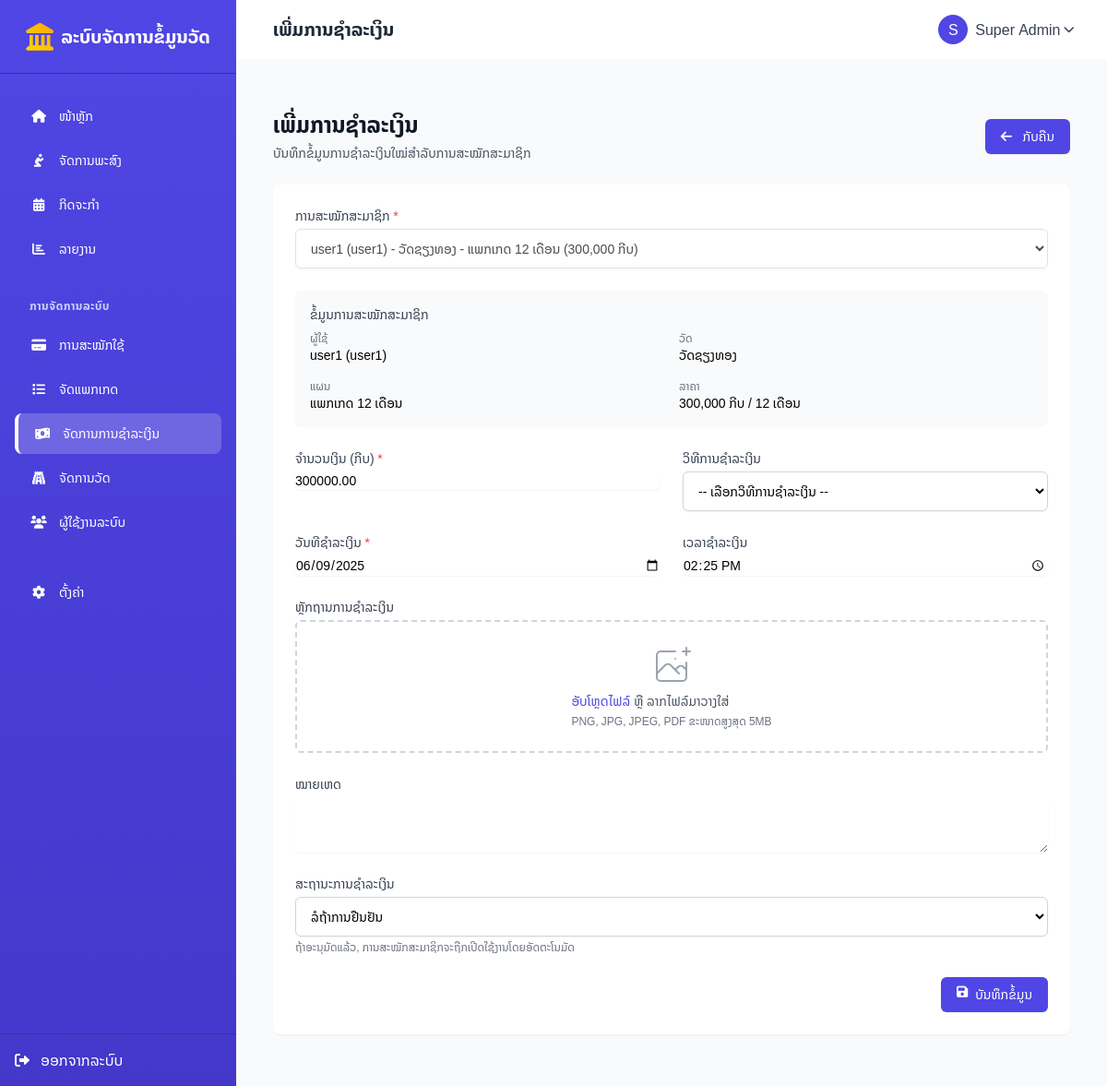
/subscription_payments/create.php?subscription_id=2 (signed in), run on the app's committed database.
### tables this page shows
CREATE TABLE `subscriptions` (
  `id` int(11) NOT NULL,
  `user_id` int(11) NOT NULL,
  `temple_id` int(11) DEFAULT NULL,
  `plan_id` int(11) DEFAULT NULL,
  `status` enum('active','expired','cancelled','pending') NOT NULL DEFAULT 'pending',
  `start_date` date NOT NULL,
  `end_date` date NOT NULL,
  `amount` decimal(10,2) NOT NULL DEFAULT 0.00,
  `payment_method` varchar(50) DEFAULT NULL,
  `payment_reference` varchar(100) DEFAULT NULL,
  `notes` text DEFAULT NULL,
  `created_at` datetime NOT NULL DEFAULT current_timestamp(),
  `updated_at` datetime DEFAULT NULL ON UPDATE current_timestamp()
);

CREATE TABLE `users` (
  `id` int(11) NOT NULL,
  `temple_id` int(11) DEFAULT NULL,
  `username` varchar(50) NOT NULL,
  `password` varchar(255) NOT NULL,
  `name` varchar(100) DEFAULT NULL,
  `role` enum('superadmin','admin','user') DEFAULT NULL,
  `created_at` datetime DEFAULT current_timestamp(),
  `email` varchar(255) DEFAULT NULL,
  `phone` varchar(20) DEFAULT NULL
);

CREATE TABLE `temples` (
  `id` int(11) NOT NULL,
  `name` varchar(255) NOT NULL,
  `address` text DEFAULT NULL,
  `district` varchar(100) DEFAULT NULL,
  `province` varchar(100) DEFAULT NULL,
  `phone` varchar(50) DEFAULT NULL,
  `email` varchar(255) DEFAULT NULL,
  `website` varchar(255) DEFAULT NULL,
  `founding_date` date DEFAULT NULL,
  `abbot_name` varchar(255) DEFAULT NULL,
  `description` text DEFAULT NULL,
  `photo` varchar(255) DEFAULT NULL,
  `logo` varchar(255) DEFAULT NULL,
  `latitude` decimal(10,8) DEFAULT NULL,
  `longitude` decimal(11,8) DEFAULT NULL,
  `status` enum('active','inactive') DEFAULT 'active',
  `created_at` timestamp NOT NULL DEFAULT current_timestamp(),
  `updated_at` timestamp NOT NULL DEFAULT current_timestamp() ON UPDATE current_timestamp()
);

CREATE TABLE `subscription_plans` (
  `id` int(11) NOT NULL,
  `name` varchar(100) NOT NULL,
  `description` text DEFAULT NULL,
  `price` decimal(10,2) NOT NULL DEFAULT 0.00,
  `duration_months` int(11) NOT NULL DEFAULT 1,
  `features` text DEFAULT NULL,
  `status` enum('active','inactive') NOT NULL DEFAULT 'active',
  `created_at` datetime NOT NULL DEFAULT current_timestamp(),
  `updated_at` timestamp NULL DEFAULT current_timestamp() ON UPDATE current_timestamp()
);

### config/base_url.php (called while the page is built)
<?php
$base_url = "http://localhost/temples/";
?>

### subscription_payments/create.php (the view, shortened to what this page needs)
<?php
require_once '../config/db.php';
require_once '../config/base_url.php';
require_once '../includes/header.php';
$is_superadmin = $_SESSION['user']['role'] === 'superadmin';
$is_admin = $_SESSION['user']['role'] === 'admin';
$temple_id = $_SESSION['user']['temple_id'] ?? null;
$subscription_id = isset($_GET['subscription_id']) && is_numeric($_GET['subscription_id']) ? (int)$_GET['subscription_id'] : null;
$subscription = null;
$subscription_sql = "
    SELECT s.id, s.user_id, s.temple_id, s.plan_id, s.status, s.start_date, s.end_date,
           u.username, u.name as user_name,
           t.name as temple_name,
           p.name as plan_name, p.price, p.duration_months
    FROM subscriptions s
    JOIN users u ON s.user_id = u.id
    JOIN temples t ON s.temple_id = t.id
    JOIN subscription_plans p ON s.plan_id = p.id
    WHERE s.status IN ('active', 'pending', 'expired')
";
if ($is_admin && !$is_superadmin) {
    $subscription_sql .= " AND s.temple_id = ?";
    $stmt = $pdo->prepare($subscription_sql);
    $stmt->execute([$temple_id]);
} else {
    $stmt = $pdo->query($subscription_sql);
}
$subscriptions = $stmt->fetchAll();
if ($subscription_id) {
    $stmt = $pdo->prepare("
        SELECT s.id, s.user_id, s.temple_id, s.plan_id, s.status, s.start_date, s.end_date,
               u.username, u.name as user_name,
               t.name as temple_name,
               p.name as plan_name, p.price, p.duration_months
        FROM subscriptions s
        JOIN users u ON s.user_id = u.id
        JOIN temples t ON s.temple_id = t.id
        JOIN subscription_plans p ON s.plan_id = p.id
        WHERE s.id = ?
    ");
    $stmt->execute([$subscription_id]);
    $subscription = $stmt->fetch();
}
?>
<div class="max-w-4xl mx-auto px-4 py-8">
    <div class="flex justify-between items-center mb-6">
        <div>
            <h1 class="text-2xl font-bold text-gray-900">ເພີ່ມການຊຳລະເງິນ</h1>
            <p class="mt-1 text-sm text-gray-600">ບັນທຶກຂໍ້ມູນການຊຳລະເງິນໃໝ່ສຳລັບການສະໝັກສະມາຊິກ</p>
        </div>
        <a href="<?= $base_url ?>subscription_payments/" class="py-2 px-4 border border-transparent rounded-md shadow-sm text-sm font-medium text-white bg-indigo-600 hover:bg-indigo-700 focus:outline-none focus:ring-2 focus:ring-offset-2 focus:ring-indigo-500">
            <i class="fas fa-arrow-left mr-2"></i> ກັບຄືນ
        </a>
    </div>
    <div class="bg-white shadow-sm rounded-lg overflow-hidden">
        <form method="post" enctype="multipart/form-data" class="p-6">
            <div class="grid grid-cols-1 gap-6">
                <div>
                    <label for="subscription_id" class="block text-sm font-medium text-gray-700 mb-1">ການສະໝັກສະມາຊິກ <span class="text-red-500">*</span></label>
                    <select name="subscription_id" id="subscription_id" required class="mt-1 block w-full py-2 px-3 border border-gray-300 bg-white rounded-md shadow-sm focus:outline-none focus:ring-indigo-500 focus:border-indigo-500 sm:text-sm" <?= $subscription_id ? 'disabled' : '' ?>>
                        <?php foreach ($subscriptions as $sub): ?>
                        <option value="<?= $sub['id'] ?>" <?= ($subscription_id == $sub['id']) ? 'selected' : '' ?>>
                            <?= htmlspecialchars($sub['user_name']) ?> (<?= htmlspecialchars($sub['username']) ?>) -
                        </option>
                        <?php endforeach; ?>
                    </select>
                </div>
                <?php if ($subscription): ?>
                <div class="bg-gray-50 p-4 rounded-md">
                    <h3 class="text-sm font-medium text-gray-700 mb-2">ຂໍ້ມູນການສະໝັກສະມາຊິກ</h3>
                    <div class="grid grid-cols-1 md:grid-cols-2 gap-4">
                        <div>
                            <p class="text-xs text-gray-500">ຜູ້ໃຊ້</p>
                            <p class="text-sm font-medium"><?= htmlspecialchars($subscription['user_name']) ?> (<?= htmlspecialchars($subscription['username']) ?>)</p>
                        </div>
                        <div>
                            <p class="text-xs text-gray-500">ວັດ</p>
                            <p class="text-sm font-medium"><?= htmlspecialchars($subscription['temple_name']) ?></p>
                        </div>
                        <div>
                            <p class="text-xs text-gray-500">ແຜນ</p>
                            <p class="text-sm font-medium"><?= htmlspecialchars($subscription['plan_name']) ?></p>
                        </div>
                        <div>
                            <p class="text-xs text-gray-500">ລາຄາ</p>
                            <p class="text-sm font-medium"><?= number_format($subscription['price']) ?> ກີບ / <?= $subscription['duration_months'] ?> ເດືອນ</p>
                        </div>
                    </div>
                </div>
                <?php endif; ?>
                <div class="grid grid-cols-1 md:grid-cols-2 gap-6">
                    <div>
                        <label for="amount" class="block text-sm font-medium text-gray-700 mb-1">ຈຳນວນເງິນ (ກີບ) <span class="text-red-500">*</span></label>
                        <input type="number" name="amount" id="amount" required min="1" value="<?= isset($_POST['amount']) ? htmlspecialchars($_POST['amount']) : ($subscription ? $subscription['price'] : '') ?>" class="mt-1 focus:ring-indigo-500 focus:border-indigo-500 block w-full shadow-sm sm:text-sm border-gray-300 rounded-md">
                    </div>
                    <div>
                        <label for="payment_method" class="block text-sm font-medium text-gray-700 mb-1">ວິທີການຊຳລະເງິນ</label>
                        <select name="payment_method" id="payment_method" class="mt-1 block w-full py-2 px-3 border border-gray-300 bg-white rounded-md shadow-sm focus:outline-none focus:ring-indigo-500 focus:border-indigo-500 sm:text-sm">
                            <option value="">-- ເລືອກວິທີການຊຳລະເງິນ --</option>
                        </select>
                    </div>
                </div>
                <div class="grid grid-cols-1 md:grid-cols-2 gap-6">
                    <div>
                        <label for="payment_date" class="block text-sm font-medium text-gray-700 mb-1">ວັນທີຊຳລະເງິນ <span class="text-red-500">*</span></label>
                        <input type="date" name="payment_date" id="payment_date" required value="<?= isset($_POST['payment_date']) ? htmlspecialchars($_POST['payment_date']) : date('Y-m-d') ?>" class="mt-1 focus:ring-indigo-500 focus:border-indigo-500 block w-full shadow-sm sm:text-sm border-gray-300 rounded-md">
                    </div>
                    <div>
                        <label for="payment_time" class="block text-sm font-medium text-gray-700 mb-1">ເວລາຊຳລະເງິນ</label>
                        <input type="time" name="payment_time" id="payment_time" value="<?= isset($_POST['payment_time']) ? htmlspecialchars($_POST['payment_time']) : date('H:i') ?>" class="mt-1 focus:ring-indigo-500 focus:border-indigo-500 block w-full shadow-sm sm:text-sm border-gray-300 rounded-md">
                    </div>
                </div>
                <div>
                    <label for="payment_proof" class="block text-sm font-medium text-gray-700 mb-1">ຫຼັກຖານການຊຳລະເງິນ</label>
                    <div class="mt-1 flex justify-center px-6 pt-5 pb-6 border-2 border-gray-300 border-dashed rounded-md">
                        <div class="space-y-1 text-center">
                            <div class="flex text-sm text-gray-600">
                                <label for="payment_proof" class="relative cursor-pointer bg-white rounded-md font-medium text-indigo-600 hover:text-indigo-500 focus-within:outline-none focus-within:ring-2 focus-within:ring-offset-2 focus-within:ring-indigo-500">
                                    <span>ອັບໂຫຼດໄຟລ໌</span>
                                </label>
                                <p class="pl-1">ຫຼື ລາກໄຟລ໌ມາວາງໃສ່</p>
                            </div>
                            <p class="text-xs text-gray-500">PNG, JPG, JPEG, PDF ຂະໜາດສູງສຸດ 5MB</p>
                        </div>
                    </div>
                </div>
                <div>
                    <label for="notes" class="block text-sm font-medium text-gray-700 mb-1">ໝາຍເຫດ</label>
                    <textarea name="notes" id="notes" rows="3" class="mt-1 focus:ring-indigo-500 focus:border-indigo-500 block w-full shadow-sm sm:text-sm border-gray-300 rounded-md"><?= isset($_POST['notes']) ? htmlspecialchars($_POST['notes']) : '' ?></textarea>
                </div>
                <div>
                    <label for="status" class="block text-sm font-medium text-gray-700 mb-1">ສະຖານະການຊຳລະເງິນ</label>
                    <select name="status" id="status" class="mt-1 block w-full py-2 px-3 border border-gray-300 bg-white rounded-md shadow-sm focus:outline-none focus:ring-indigo-500 focus:border-indigo-500 sm:text-sm">
                        <option value="pending" <?= (isset($_POST['status']) && $_POST['status'] === 'pending') || !isset($_POST['status']) ? 'selected' : '' ?>>ລໍຖ້າການຢືນຢັນ</option>
                    </select>
                    <p class="mt-1 text-xs text-gray-500">ຖ້າອະນຸມັດແລ້ວ, ການສະໝັກສະມາຊິກຈະຖືກເປີດໃຊ້ງານໂດຍອັດຕະໂນມັດ</p>
                </div>
                <div class="flex justify-end">
                    <button type="submit" class="inline-flex justify-center py-2 px-4 border border-transparent shadow-sm text-sm font-medium rounded-md text-white bg-indigo-600 hover:bg-indigo-700 focus:outline-none focus:ring-2 focus:ring-offset-2 focus:ring-indigo-500">
                        <i class="fas fa-save mr-2"></i> ບັນທຶກຂໍ້ມູນ
                    </button>
                </div>
            </div>
        </form>
    </div>
</div>
<?php
require_once '../includes/footer.php';
?>

### includes/header.php (style rules this page uses)
body { font-family: 'Noto Sans Lao', sans-serif; background-color: #F9FAFB; }

### data on the page
subscriptions: user.name "user1", user.username "user1", temple.name "ວັດຊຽງທອງ", plan.name "ແພກເກດ 12 ເດືອນ", plan.price "300,000", plan.duration_months "12", amount "300000.00"

### other printed values
$page_title "ເພີ່ມການຊຳລະເງິນ"
substr($_SESSION['user']['name'], 0, 1) "S"
$_SESSION['user']['name'] "Super Admin"
form field subscription_id "user1 (user1) - ວັດຊຽງທອງ - ແພກເກດ 12 ເດືອນ (300,000 ກີບ)"
